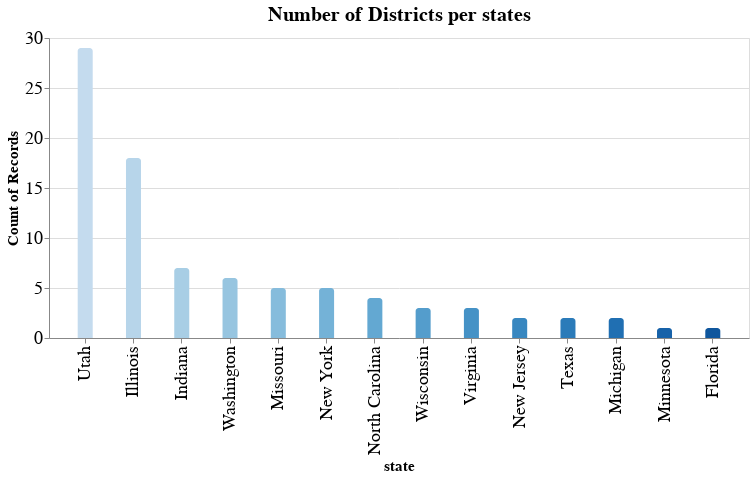

Notebook source saved alongside this figure:
### Markdown cell above
## Districts per states
As we can see the dataset contains more districts from Utah and Illinois than any other state.

### Code cell
alt.Chart(districts_data.dropna()).mark_bar(
    cornerRadiusTopLeft=3,
    cornerRadiusTopRight=3).encode(
    x=alt.X('state:O',sort=alt.EncodingSortField(field="state", op="count", order='descending')),
    y=alt.Y('count(state):O'),
    tooltip='count(state):O',
    color=alt.Color('state:O',
                    sort=alt.EncodingSortField(field="state",op="count", order='descending'),
                    legend=None,scale=alt.Scale(scheme = 'blues'))
    ).properties(title='Number of Districts per states')

### Figure 1 — Vega-Lite specification as saved in the notebook (floating-point values rounded to 4 significant figures)
{"width": 700, "height": 300, "config": {"style": {"bar": {"size": 15}, "guide-title": {"fontSize": 15}, "guide-label": {"fontSize": 15}}, "scale": {"bandPaddingInner": 0.5, "bandPaddingOuter": 0.5}, "legend": {"symbolSize": 15, "titleFontSize": 15, "labelFontSize": 9}, "axis": {"titleFontSize": 15, "labelFontSize": 18}, "title": {"fontSize": 20}}, "data": {"name": "data-2a69a1a6723b5cb3aad8044ad83d520c"}, "mark": {"type": "bar", "cornerRadiusTopLeft": 3, "cornerRadiusTopRight": 3}, "encoding": {"color": {"field": "state", "legend": null, "scale": {"scheme": "blues"}, "sort": {"field": "state", "op": "count", "order": "descending"}, "type": "ordinal"}, "tooltip": {"aggregate": "count", "field": "state", "type": "ordinal"}, "x": {"field": "state", "sort": {"field": "state", "op": "count", "order": "descending"}, "type": "ordinal"}, "y": {"aggregate": "count", "field": "state", "type": "ordinal"}}, "title": "Number of Districts per states", "$schema": "https://vega.github.io/schema/vega-lite/v5.17.0.json", "datasets": {"data-2a69a1a6723b5cb3aad8044ad83d520c": [{"district_id": 8815, "state": "Illinois", "locale": "Suburb", "pct_black/hispanic": 0.1, "pct_free/reduced": 0.1, "pp_total_raw": 15000}, {"district_id": 4921, "state": "Utah", "locale": "Suburb", "pct_black/hispanic": 0.1, "pct_free/reduced": 0.3, "pp_total_raw": 7000}, {"district_id": 5987, "state": "Wisconsin", "locale": "Suburb", "pct_black/hispanic": 0.1, "pct_free/reduced": 0.1, "pp_total_raw": 11000}, {"district_id": 3710, "state": "Utah", "locale": "Suburb", "pct_black/hispanic": 0.1, "pct_free/reduced": 0.5, "pp_total_raw": 7000}, {"district_id": 7177, "state": "North Carolina", "locale": "Suburb", "pct_black/hispanic": 0.3, "pct_free/reduced": 0.3, "pp_total_raw": 9000}, {"district_id": 9812, "state": "Utah", "locale": "Suburb", "pct_black/hispanic": 0.1, "pct_free/reduced": 0.3, "pp_total_raw": 7000}, {"district_id": 6584, "state": "North Carolina", "locale": "Rural", "pct_black/hispanic": 0.5, "pct_free/reduced": 0.7, "pp_total_raw": 9000}, {"district_id": 7457, "state": "Washington", "locale": "City", "pct_black/hispanic": 0.5, "pct_free/reduced": 0.5, "pp_total_raw": 13000}, {"district_id": 7614, "state": "Utah", "locale": "City", "pct_black/hispanic": 0.3, "pct_free/reduced": 0.3, "pp_total_raw": 9000}, {"district_id": 4808, "state": "Indiana", "locale": "City", "pct_black/hispanic": 0.9, "pct_free/reduced": 0.9, "pp_total_raw": 9000}, {"district_id": 1877, "state": "Illinois", "locale": "Rural", "pct_black/hispanic": 0.1, "pct_free/reduced": 0.1, "pp_total_raw": 13000}, {"district_id": 2779, "state": "Illinois", "locale": "Rural", "pct_black/hispanic": 0.1, "pct_free/reduced": 0.1, "pp_total_raw": 11000}, {"district_id": 8328, "state": "Utah", "locale": "Town", "pct_black/hispanic": 0.1, "pct_free/reduced": 0.5, "pp_total_raw": 11000}, {"district_id": 9043, "state": "Illinois", "locale": "Suburb", "pct_black/hispanic": 0.9, "pct_free/reduced": 0.9, "pp_total_raw": 13000}, {"district_id": 1549, "state": "Virginia", "locale": "Suburb", "pct_black/hispanic": 0.1, "pct_free/reduced": 0.3, "pp_total_raw": 11000}, {"district_id": 4051, "state": "Missouri", "locale": "Suburb", "pct_black/hispanic": 0.1, "pct_free/reduced": 0.3, "pp_total_raw": 11000}, {"district_id": 2167, "state": "Washington", "locale": "Suburb", "pct_black/hispanic": 0.1, "pct_free/reduced": 0.1, "pp_total_raw": 15000}, {"district_id": 6577, "state": "Illinois", "locale": "Suburb", "pct_black/hispanic": 0.1, "pct_free/reduced": 0.1, "pp_total_raw": 11000}, {"district_id": 4936, "state": "Utah", "locale": "Suburb", "pct_black/hispanic": 0.1, "pct_free/reduced": 0.1, "pp_total_raw": 7000}, {"district_id": 5231, "state": "Utah", "locale": "Town", "pct_black/hispanic": 0.1, "pct_free/reduced": 0.5, "pp_total_raw": 11000}, {"district_id": 8433, "state": "New Jersey", "locale": "Suburb", "pct_black/hispanic": 0.1, "pct_free/reduced": 0.1, "pp_total_raw": 19000}, {"district_id": 2165, "state": "Utah", "locale": "Suburb", "pct_black/hispanic": 0.3, "pct_free/reduced": 0.3, "pp_total_raw": 7000}, {"district_id": 8784, "state": "Illinois", "locale": "Suburb", "pct_black/hispanic": 0.7, "pct_free/reduced": 0.7, "pp_total_raw": 11000}, {"district_id": 7798, "state": "New York", "locale": "Rural", "pct_black/hispanic": 0.1, "pct_free/reduced": 0.3, "pp_total_raw": 23000}, {"district_id": 3550, "state": "Minnesota", "locale": "Suburb", "pct_black/hispanic": 0.5, "pct_free/reduced": 0.7, "pp_total_raw": 15000}, {"district_id": 2601, "state": "Illinois", "locale": "Suburb", "pct_black/hispanic": 0.7, "pct_free/reduced": 0.5, "pp_total_raw": 13000}, {"district_id": 7660, "state": "Utah", "locale": "Suburb", "pct_black/hispanic": 0.1, "pct_free/reduced": 0.1, "pp_total_raw": 7000}, {"district_id": 9899, "state": "Illinois", "locale": "Suburb", "pct_black/hispanic": 0.3, "pct_free/reduced": 0.1, "pp_total_raw": 13000}, {"district_id": 1742, "state": "Missouri", "locale": "Suburb", "pct_black/hispanic": 0.1, "pct_free/reduced": 0.3, "pp_total_raw": 9000}, {"district_id": 4629, "state": "Illinois", "locale": "Suburb", "pct_black/hispanic": 0.1, "pct_free/reduced": 0.3, "pp_total_raw": 17000}, {"district_id": 3222, "state": "Indiana", "locale": "City", "pct_black/hispanic": 0.3, "pct_free/reduced": 0.7, "pp_total_raw": 9000}, {"district_id": 1772, "state": "Utah", "locale": "City", "pct_black/hispanic": 0.3, "pct_free/reduced": 0.5, "pp_total_raw": 9000}, {"district_id": 8884, "state": "Texas", "locale": "City", "pct_black/hispanic": 0.7, "pct_free/reduced": 0.5, "pp_total_raw": 9000}, {"district_id": 1712, "state": "Illinois", "locale": "Suburb", "pct_black/hispanic": 0.5, "pct_free/reduced": 0.5, "pp_total_raw": 13000}, {"district_id": 5042, "state": "Illinois", "locale": "Town", "pct_black/hispanic": 0.3, "pct_free/reduced": 0.9, "pp_total_raw": 11000}, {"district_id": 3692, "state": "Utah", "locale": "Suburb", "pct_black/hispanic": 0.1, "pct_free/reduced": 0.5, "pp_total_raw": 9000}, {"district_id": 4683, "state": "Texas", "locale": "Suburb", "pct_black/hispanic": 0.5, "pct_free/reduced": 0.5, "pp_total_raw": 9000}, {"district_id": 2567, "state": "Washington", "locale": "Suburb", "pct_black/hispanic": 0.1, "pct_free/reduced": 0.3, "pp_total_raw": 13000}, {"district_id": 7767, "state": "North Carolina", "locale": "City", "pct_black/hispanic": 0.5, "pct_free/reduced": 0.7, "pp_total_raw": 11000}, {"district_id": 7308, "state": "Utah", "locale": "Suburb", "pct_black/hispanic": 0.1, "pct_free/reduced": 0.3, "pp_total_raw": 5000}, {"district_id": 8902, "state": "Wisconsin", "locale": "Suburb", "pct_black/hispanic": 0.1, "pct_free/reduced": 0.3, "pp_total_raw": 11000}, {"district_id": 5890, "state": "Illinois", "locale": "Suburb", "pct_black/hispanic": 0.3, "pct_free/reduced": 0.3, "pp_total_raw": 19000}, {"district_id": 3864, "state": "Utah", "locale": "Suburb", "pct_black/hispanic": 0.1, "pct_free/reduced": 0.1, "pp_total_raw": 7000}, {"district_id": 5600, "state": "Utah", "locale": "Suburb", "pct_black/hispanic": 0.1, "pct_free/reduced": 0.3, "pp_total_raw": 7000}, {"district_id": 6919, "state": "Florida", "locale": "Suburb", "pct_black/hispanic": 0.5, "pct_free/reduced": 0.5, "pp_total_raw": 7000}, {"district_id": 7980, "state": "Virginia", "locale": "Rural", "pct_black/hispanic": 0.1, "pct_free/reduced": 0.5, "pp_total_raw": 11000}, {"district_id": 7387, "state": "Utah", "locale": "City", "pct_black/hispanic": 0.1, "pct_free/reduced": 0.3, "pp_total_raw": 7000}, {"district_id": 2956, "state": "Missouri", "locale": "City", "pct_black/hispanic": 0.1, "pct_free/reduced": 0.5, "pp_total_raw": 9000}, {"district_id": 9553, "state": "Illinois", "locale": "Suburb", "pct_black/hispanic": 0.1, "pct_free/reduced": 0.1, "pp_total_raw": 15000}, {"district_id": 1536, "state": "Indiana", "locale": "Rural", "pct_black/hispanic": 0.1, "pct_free/reduced": 0.5, "pp_total_raw": 9000}, {"district_id": 8937, "state": "Illinois", "locale": "Rural", "pct_black/hispanic": 0.1, "pct_free/reduced": 0.1, "pp_total_raw": 13000}, {"district_id": 8520, "state": "New York", "locale": "Rural", "pct_black/hispanic": 0.1, "pct_free/reduced": 0.3, "pp_total_raw": 17000}, {"district_id": 2130, "state": "Washington", "locale": "Suburb", "pct_black/hispanic": 0.5, "pct_free/reduced": 0.7, "pp_total_raw": 15000}, {"district_id": 3772, "state": "Utah", "locale": "Suburb", "pct_black/hispanic": 0.1, "pct_free/reduced": 0.3, "pp_total_raw": 9000}, {"district_id": 4775, "state": "New York", "locale": "Suburb", "pct_black/hispanic": 0.1, "pct_free/reduced": 0.3, "pp_total_raw": 17000}, {"district_id": 9778, "state": "Utah", "locale": "Town", "pct_black/hispanic": 0.1, "pct_free/reduced": 0.5, "pp_total_raw": 9000}, {"district_id": 1470, "state": "New York", "locale": "Rural", "pct_black/hispanic": 0.1, "pct_free/reduced": 0.5, "pp_total_raw": 33000}, {"district_id": 1324, "state": "Indiana", "locale": "Rural", "pct_black/hispanic": 0.1, "pct_free/reduced": 0.5, "pp_total_raw": 9000}, {"district_id": 3160, "state": "Utah", "locale": "Suburb", "pct_black/hispanic": 0.1, "pct_free/reduced": 0.3, "pp_total_raw": 9000}, {"district_id": 2393, "state": "Illinois", "locale": "Suburb", "pct_black/hispanic": 0.1, "pct_free/reduced": 0.1, "pp_total_raw": 13000}, {"district_id": 9230, "state": "Utah", "locale": "Rural", "pct_black/hispanic": 0.1, "pct_free/reduced": 0.1, "pp_total_raw": 7000}, {"district_id": 3248, "state": "Illinois", "locale": "Suburb", "pct_black/hispanic": 0.7, "pct_free/reduced": 0.7, "pp_total_raw": 13000}, {"district_id": 5627, "state": "Indiana", "locale": "Rural", "pct_black/hispanic": 0.1, "pct_free/reduced": 0.5, "pp_total_raw": 9000}, {"district_id": 7752, "state": "Wisconsin", "locale": "Suburb", "pct_black/hispanic": 0.1, "pct_free/reduced": 0.1, "pp_total_raw": 11000}, {"district_id": 4348, "state": "Missouri", "locale": "Suburb", "pct_black/hispanic": 0.1, "pct_free/reduced": 0.3, "pp_total_raw": 9000}, {"district_id": 1052, "state": "Illinois", "locale": "Suburb", "pct_black/hispanic": 0.3, "pct_free/reduced": 0.3, "pp_total_raw": 17000}, {"district_id": 6762, "state": "Utah", "locale": "Suburb", "pct_black/hispanic": 0.1, "pct_free/reduced": 0.1, "pp_total_raw": 5000}, {"district_id": 1204, "state": "Utah", "locale": "Suburb", "pct_black/hispanic": 0.1, "pct_free/reduced": 0.1, "pp_total_raw": 7000}, {"district_id": 2870, "state": "Indiana", "locale": "Suburb", "pct_black/hispanic": 0.9, "pct_free/reduced": 0.7, "pp_total_raw": 9000}, {"district_id": 3558, "state": "North Carolina", "locale": "Suburb", "pct_black/hispanic": 0.3, "pct_free/reduced": 0.3, "pp_total_raw": 9000}, {"district_id": 4668, "state": "Utah", "locale": "Suburb", "pct_black/hispanic": 0.1, "pct_free/reduced": 0.3, "pp_total_raw": 7000}, {"district_id": 2285, "state": "Illinois", "locale": "Suburb", "pct_black/hispanic": 0.1, "pct_free/reduced": 0.5, "pp_total_raw": 13000}, {"district_id": 4744, "state": "Utah", "locale": "Suburb", "pct_black/hispanic": 0.3, "pct_free/reduced": 0.3, "pp_total_raw": 9000}, {"district_id": 7541, "state": "Utah", "locale": "Suburb", "pct_black/hispanic": 0.3, "pct_free/reduced": 0.3, "pp_total_raw": 9000}, {"district_id": 1270, "state": "Utah", "locale": "Rural", "pct_black/hispanic": 0.1, "pct_free/reduced": 0.5, "pp_total_raw": 9000}, {"district_id": 4183, "state": "Utah", "locale": "Town", "pct_black/hispanic": 0.1, "pct_free/reduced": 0.5, "pp_total_raw": 9000}, {"district_id": 5510, "state": "Washington", "locale": "City", "pct_black/hispanic": 0.3, "pct_free/reduced": 0.5, "pp_total_raw": 15000}, {"district_id": 3228, "state": "Indiana", "locale": "Town", "pct_black/hispanic": 0.1, "pct_free/reduced": 0.5, "pp_total_raw": 9000}, {"district_id": 5422, "state": "Missouri", "locale": "Town", "pct_black/hispanic": 0.1, "pct_free/reduced": 0.3, "pp_total_raw": 9000}, {"district_id": 8256, "state": "New Jersey", "locale": "Suburb", "pct_black/hispanic": 0.1, "pct_free/reduced": 0.1, "pp_total_raw": 15000}, {"district_id": 4373, "state": "Utah", "locale": "City", "pct_black/hispanic": 0.1, "pct_free/reduced": 0.1, "pp_total_raw": 9000}, {"district_id": 2441, "state": "Utah", "locale": "Town", "pct_black/hispanic": 0.1, "pct_free/reduced": 0.3, "pp_total_raw": 9000}, {"district_id": 6144, "state": "Michigan", "locale": "Suburb", "pct_black/hispanic": 0.5, "pct_free/reduced": 0.7, "pp_total_raw": 11000}, {"district_id": 3732, "state": "Michigan", "locale": "Suburb", "pct_black/hispanic": 0.5, "pct_free/reduced": 0.5, "pp_total_raw": 13000}, {"district_id": 3266, "state": "Utah", "locale": "Town", "pct_black/hispanic": 0.1, "pct_free/reduced": 0.5, "pp_total_raw": 11000}, {"district_id": 1705, "state": "Washington", "locale": "City", "pct_black/hispanic": 0.3, "pct_free/reduced": 0.5, "pp_total_raw": 13000}, {"district_id": 9515, "state": "New York", "locale": "Rural", "pct_black/hispanic": 0.1, "pct_free/reduced": 0.5, "pp_total_raw": 19000}, {"district_id": 4929, "state": "Virginia", "locale": "Rural", "pct_black/hispanic": 0.1, "pct_free/reduced": 0.5, "pp_total_raw": 13000}]}}
